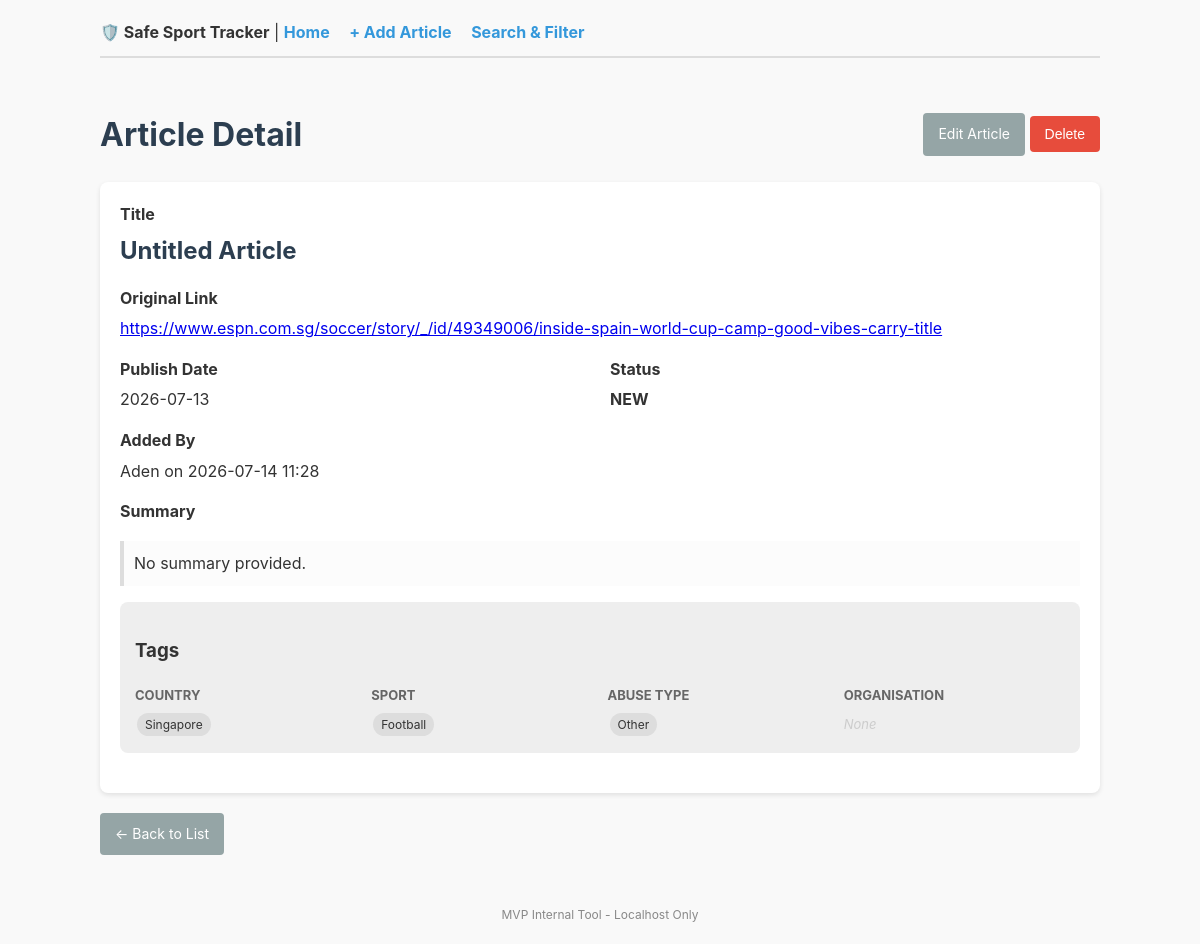
/articles/1, run on the app's committed database.
### models.py (models this page shows)
class Article(Base):
    __tablename__ = "articles"
    id = Column(Integer, primary_key=True, index=True)
    url = Column(String, unique=True, nullable=False)
    title = Column(String)
    publish_date = Column(Date)
    added_by = Column(String)
    added_at = Column(DateTime(timezone=False), server_default=func.now())
    summary = Column(Text)
    status = Column(String, default="new")
    tags = relationship("Tag", secondary=article_tags, back_populates="articles")

class Tag(Base):
    __tablename__ = "tags"
    id = Column(Integer, primary_key=True, index=True)
    name = Column(String, nullable=False)
    category = Column(String, nullable=False)
    __table_args__ = (
        UniqueConstraint('name', 'category', name='_name_category_uc'),
    )
    articles = relationship("Article", secondary=article_tags, back_populates="tags")

### main.py (the view)
@app.get("/articles/{id}", response_class=HTMLResponse)
def article_detail(request: Request, id: int, db: Session = Depends(get_db)):
    article = db.query(models.Article).get(id)
    if not article: raise HTTPException(status_code=404)
    return templates.TemplateResponse(request, "article_detail.html", {"article": article})

### templates/article_detail.html (shortened to what this page needs)
{% extends "base.html" %}
{% block content %}
    <div style="display: flex; justify-content: space-between; align-items: center;">
        <h1>Article Detail</h1>
        <div>
            <a href="/articles/{{ article.id }}/edit" class="btn btn-secondary">Edit Article</a>
            <form action="/articles/{{ article.id }}/delete" method="post" style="display: inline;" onsubmit="return confirmDelete()">
                <button type="submit" class="btn btn-danger">Delete</button>
            </form>
        </div>
    </div>
    <div style="background: white; padding: 20px; border-radius: 8px; box-shadow: 0 2px 5px rgba(0,0,0,0.1);">
        <div class="form-group">
            <label>Title</label>
            <h2 style="margin: 0;">{{ article.title or "Untitled Article" }}</h2>
        </div>
        <div class="form-group">
            <label>Original Link</label>
            <a href="{{ article.url }}" target="_blank">{{ article.url }}</a>
        </div>
        <div style="display: grid; grid-template-columns: 1fr 1fr; gap: 20px;">
            <div class="form-group">
                <label>Publish Date</label>
                <div>{{ article.publish_date if article.publish_date else 'Not provided' }}</div>
            </div>
            <div class="form-group">
                <label>Status</label>
                <div><strong>{{ article.status | upper }}</strong></div>
            </div>
        </div>
        <div class="form-group">
            <label>Added By</label>
            <div>{{ article.added_by }} on {{ article.added_at.strftime('%Y-%m-%d %H:%M') }}</div>
        </div>
        <div class="form-group">
            <label>Summary</label>
            <p style="background: #fcfcfc; padding: 10px; border-left: 4px solid #ddd;">{{ article.summary or "No summary provided." }}</p>
        </div>
        <div class="tag-section">
            <h3>Tags</h3>
            <div style="display: grid; grid-template-columns: repeat(auto-fit, minmax(200px, 1fr)); gap: 15px;">
                {% for category in ['country', 'sport', 'abuse_type', 'organisation'] %}
                    <div>
                        <label style="font-size: 13px; color: #666; text-transform: uppercase;">{{ category | replace('_', ' ') }}</label>
                        <div>
                            {% for tag in article.tags if tag.category == category %}
                                <span class="tag-pill">{{ tag.name }}</span>
                            {% else %}
                                <span style="color: #ccc; font-style: italic; font-size: 13px;">None</span>
                            {% endfor %}
                        </div>
                    </div>
                {% endfor %}
            </div>
        </div>
    </div>
    <div style="margin-top: 20px;">
        <a href="/" class="btn btn-secondary">← Back to List</a>
    </div>
{% endblock %}

### static/style.css (style rules this page uses)
body { font-family: -apple-system, BlinkMacSystemFont, "Segoe UI", Roboto, Helvetica, Arial, sans-serif; line-height: 1.6; color: #333; max-width: 1000px; margin: 0 auto; padding: 20px; background-color: #f9f9f9; }
h1, h2 { color: #2c3e50; }
.form-group { margin-bottom: 15px; }
label { display: block; font-weight: bold; margin-bottom: 5px; }
.tag-section { background: #eee; padding: 15px; border-radius: 8px; margin-bottom: 20px; }
.btn { padding: 10px 15px; border: none; border-radius: 4px; cursor: pointer; text-decoration: none; display: inline-block; font-size: 14px; }
.btn-danger { background-color: #e74c3c; color: white; }
.btn-secondary { background-color: #95a5a6; color: white; }
.tag-pill { display: inline-block; background: #ddd; padding: 2px 8px; border-radius: 12px; font-size: 12px; margin: 2px; }

### data on the page
Article: title "Untitled Article", url "https://www.espn.com.sg/soccer/story/_/id/49349006/inside-spain-world-cup-camp-good-vibes-carry-title", publish_date "2026-07-13", status "NEW", added_by "Aden", added_at "2026-07-14 11:28", summary "No summary provided."
Tag: name "Singapore"
Tag: name "Football"
Tag: name "Other"

### other printed values
{{ category | replace('_', ' ') }} "COUNTRY" "SPORT" "ABUSE TYPE" "ORGANISATION"
